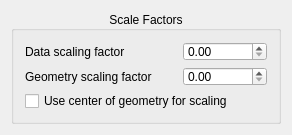
<?xml version="1.0" encoding="UTF-8"?>
<ui version="4.0">
 <class>ScaleFieldMeshAndData</class>
 <widget class="QDialog" name="ScaleFieldMeshAndData">
  <property name="geometry">
   <rect>
    <x>0</x>
    <y>0</y>
    <width>292</width>
    <height>135</height>
   </rect>
  </property>
  <property name="minimumSize">
   <size>
    <width>292</width>
    <height>135</height>
   </size>
  </property>
  <property name="windowTitle">
   <string>ScaleFieldMeshAndData</string>
  </property>
  <layout class="QHBoxLayout" name="horizontalLayout">
   <item>
    <widget class="QGroupBox" name="groupBox">
     <property name="title">
      <string>Scale Factors</string>
     </property>
     <property name="alignment">
      <set>Qt::AlignCenter</set>
     </property>
     <layout class="QGridLayout" name="gridLayout">
      <item row="1" column="0" colspan="2">
       <widget class="QLabel" name="label_2">
        <property name="text">
         <string>Geometry scaling factor</string>
        </property>
        <property name="alignment">
         <set>Qt::AlignLeading|Qt::AlignLeft|Qt::AlignVCenter</set>
        </property>
       </widget>
      </item>
      <item row="1" column="2">
       <widget class="QDoubleSpinBox" name="geomScaleDoubleSpinBox_">
        <property name="maximum">
         <double>999999999.000000000000000</double>
        </property>
       </widget>
      </item>
      <item row="0" column="0">
       <widget class="QLabel" name="label">
        <property name="text">
         <string>Data scaling factor</string>
        </property>
        <property name="alignment">
         <set>Qt::AlignLeading|Qt::AlignLeft|Qt::AlignVCenter</set>
        </property>
       </widget>
      </item>
      <item row="0" column="2">
       <widget class="QDoubleSpinBox" name="dataScaleDoubleSpinBox_">
        <property name="maximum">
         <double>999999999.000000000000000</double>
        </property>
       </widget>
      </item>
      <item row="2" column="0" colspan="3">
       <widget class="QCheckBox" name="useCenterOfGeometryCheckBox_">
        <property name="text">
         <string>Use center of geometry for scaling</string>
        </property>
       </widget>
      </item>
     </layout>
    </widget>
   </item>
  </layout>
 </widget>
 <layoutdefault spacing="6" margin="11"/>
 <resources/>
 <connections/>
</ui>
